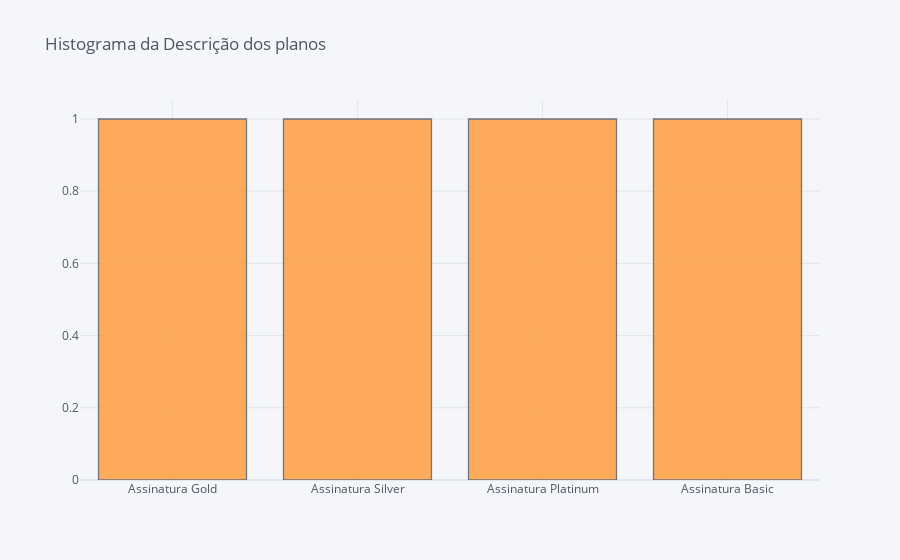

This figure's notebook cell:
### Code cell
cf.go_offline()
df['description'].iplot(kind='hist', bins=50, title='Histograma da Descrição dos planos')

### Figure 1 — Plotly figure (JSON) as saved in the notebook; plotly's stock layout.template omitted (floating-point values rounded to 4 significant figures)
{"data": [{"histfunc": "count", "histnorm": "", "marker": {"color": "rgba(255, 153, 51, 1.0)", "line": {"color": "#4D5663", "width": 1.3}}, "name": "description", "nbinsx": 50, "opacity": 0.8, "orientation": "v", "type": "histogram", "x": ["Assinatura Gold", "Assinatura Silver", "Assinatura Platinum", "Assinatura Basic"]}], "layout": {"barmode": "overlay", "legend": {"bgcolor": "#F5F6F9", "font": {"color": "#4D5663"}}, "paper_bgcolor": "#F5F6F9", "plot_bgcolor": "#F5F6F9", "title": {"font": {"color": "#4D5663"}, "text": "Histograma da Descrição dos planos"}, "xaxis": {"gridcolor": "#E1E5ED", "showgrid": true, "tickfont": {"color": "#4D5663"}, "title": {"font": {"color": "#4D5663"}, "text": ""}, "zerolinecolor": "#E1E5ED"}, "yaxis": {"gridcolor": "#E1E5ED", "showgrid": true, "tickfont": {"color": "#4D5663"}, "title": {"font": {"color": "#4D5663"}, "text": ""}, "zerolinecolor": "#E1E5ED"}}}
